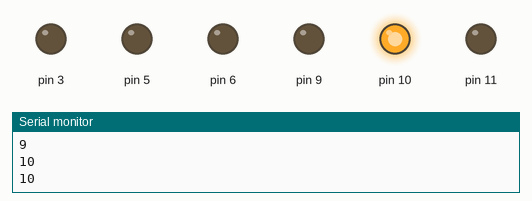
A sketch run on a simulated Arduino Uno, built with avr-gcc and run on an emulated ATmega328P. Parts: output pins drawn as LEDs (lit = HIGH), the last lines printed to the serial monitor. Random numbers use the default seed unless the sketch sets one.

Above: at 0.74 s.
At 4.1 s:
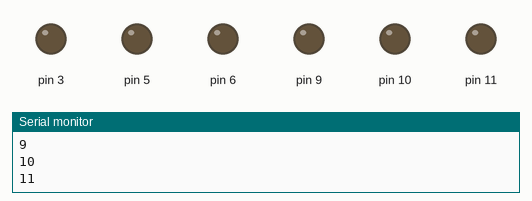
At 11.19 s:
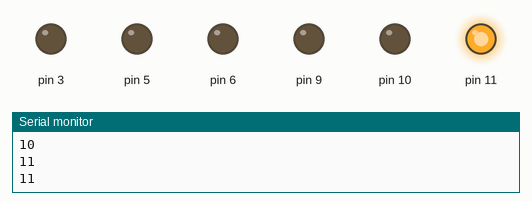
At 22.07 s:
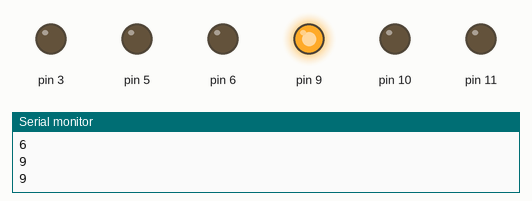
At 29.58 s:
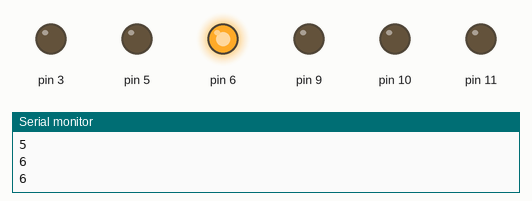
At 39.01 s:
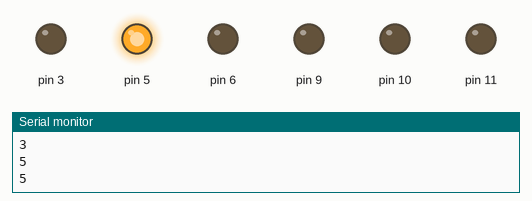
Timing chart, 0 to 40.0 s (numbered marks = the images above):
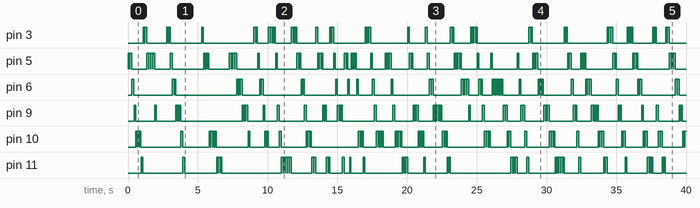

The sketch:

lighting_sequence.ino
```cpp
//
//  FILE: lightning_led.ino
//  AUTHOR: Rob Tillaart
//  2nd Author: Adrian Sanabria-Diaz
//  DATE: 2022-05-03
//
//  PURPOSE: simulate lighning POC
//
//  Adrian: Added loop for multi LED support selected at random
//
#define BETWEEN 2579
#define DURATION 43
#define TIMES 7

const int myPWMArray [] = {3, 5, 6, 9, 10, 11};

unsigned long lastTime = 0;
int waitTime = 0;

void setup()
{
  Serial.begin(115200);
  Serial.println("\nStarting Up...");

  // Loop through PWM Pins in the myPWMArray
  for (int thisPin : myPWMArray) {
    pinMode(thisPin, OUTPUT);
  }
}

void loop()
{
  if (millis() - waitTime > lastTime)  // time for a new flash
  {
    // Adjust timing parameters
    lastTime += waitTime;
    waitTime = random(BETWEEN);

    // Loop through PWM Pins in the myPWMArray
    for (int thisPin : myPWMArray) {
      for (int i = 0; i < random(TIMES); i++)
      {
        Serial.println(thisPin);
        digitalWrite(thisPin, HIGH);
        delay(100 + random(DURATION));
        digitalWrite(thisPin, LOW);
        delay(10);
      }
    }
  }
  // do other stuff here
}
```

Measured:
- by itself, pin 9: LOW → HIGH at 0.43 s, → LOW 0.12 s later, → HIGH 1.4 s later, → LOW 0.13 s later, … (94 changes in this stretch)
- by itself, pin 11: LOW → HIGH at 0.93 s, → LOW 0.13 s later, → HIGH 2.9 s later, → LOW 0.14 s later, … (82 changes in this stretch)
